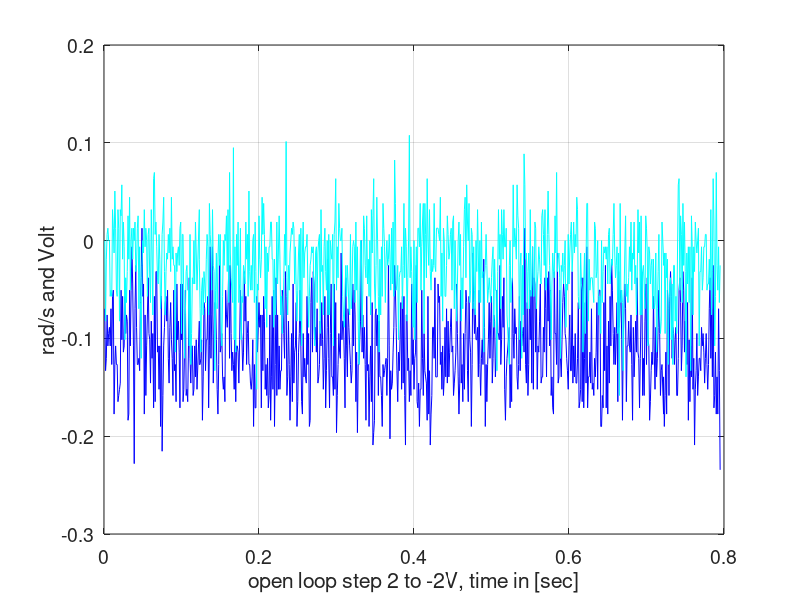

This figure's MATLAB source: (Note: this script raises an error after producing the figure.)
% plot af data dra regbot
clear
close all
%%
data1 = load('current_sensor_idle.txt');
data2 = load('current_sensor_idle2.txt');
data5 = load('current_sensor_3v_4v_1.txt');
data6 = load('current_sensor_2v_3v_2.txt');
data7 = load('current_sensor_2v_3v_3.txt');
data8 = load('current_sensor_2v_3v_4.txt');
data9 = load('current_sensor_2v_3v_5.txt');
data10 = (data6+data7+data8+data9)/4;
data11 = load('current_sensor_2v_3v_8.txt');
%%
data15 = load('current_sensor_3v_6v_1.txt');
data16 = load('current_sensor_-3v_6v_2.txt');
data17 = load('current_sensor_30rs_60rs_3.txt');
data18 = load('current_sensor_20rs_30rs_3.txt');
data19 = load('current_sensor_15rs_20rs_3.txt');

%  1    time 0.000 sec
%  2    mission (0) state 2
%  3  4 Motor velocity ref left, right: 2.00 2.00
%  5  6 Motor voltage [V] left, right: 2.0 2.0
%  7 10 Motor current left, right [A]: 0.002 -0.002 671 668
% 11 12 Encoder left, right: 0 0
% 13 14 Wheel velocity [r/s] left, right: 0.0000 0.0000
% 15    Battery voltage [V]: 3.15
%
%% plot motor current - idle no filter
figure(1)
n = size(data1,1);
hold off
plot(data1(1:n,1), (data1(1:n,9) - data1(1,10)) * 1.2/1024/.185, 'b');
hold on
plot(data1(1:n,1), (data1(1:n,10) - data1(1,10)) * 1.2/1024/.185, 'c');
set(gca,'FontSize',14)
grid on

xlabel('open loop step 2 to -2V, time in [sec]');
ylabel('rad/s and Volt')
legend('current left', 'current right',2)
%% plot motor current - no filter - 3v-4v open loop
figure(2)
n = size(data5,1);
hold off
plot(data5(1:n,1), (data5(1:n,9) - data5(1,9)) * 1.2/1024/.185, 'b');
hold on
plot(data5(1:n,1), -(data5(1:n,10) - data5(1,10)) * 1.2/1024/.185, 'c');
set(gca,'FontSize',14)
grid on
xlabel('open loop step 3 to 4V, time in [sec]');
ylabel('rad/s and Volt')
legend('current left', 'current right',2)
%% power spektrum af strømmåling
Fs = 1000; % sample frequency
n = size(data5,1)
x = data5(1:n,9) - data5(1,9);
x = data5(1:n,10) - data5(1,10);
xdft = fft(x);
xdft = xdft(1:n/2+1);
psdx = (1/(Fs*n)) * abs(xdft).^2;
psdx(2:end-1) = 2*psdx(2:end-1);
freq = 0:Fs/length(x):Fs/2;
figure(20)
plot(freq,10*log10(psdx))
grid on
title('Periodogram Using FFT')
xlabel('Frequency (Hz)')
ylabel('Power/Frequency (dB/Hz)')

%% plot motor current - 220nF filter - 2v-3v open loop
figure(3)
n = size(data6,1);
hold off
offset9 = mean(data11(:,9));
offset10 = mean(data11(:,10));
plot(data6(1:n,1), (data6(1:n,9) - offset9) * 1.2/1024/.185, 'b');
hold on
plot(data6(1:n,1), -(data6(1:n,10) - offset10) * 1.2/1024/.185, 'c');
plot(data7(1:n,1), -(data7(1:n,10) - offset10) * 1.2/1024/.185, 'c');
plot(data8(1:n,1), -(data8(1:n,10) - offset10) * 1.2/1024/.185, 'c');
plot(data9(1:n,1), -(data9(1:n,10) - offset10) * 1.2/1024/.185, 'c');
plot(data10(1:n,1), (data10(1:n,9) - offset9) * 1.2/1024/.185, 'r');
plot(data10(1:n,1), -(data10(1:n,10) - offset10) * 1.2/1024/.185, 'k');
set(gca,'FontSize',14)
grid on
xlabel('open loop step 2 to 3V, time in [sec]');
ylabel('rad/s and Volt')
legend('motor V', 'current left (x100)', 'current right (x100)', 'wheel left [r/s]', 'wheel rigth [r/s]',2)
%% plot motor current - 220nF filter - 3v-6v open loop
figure(4)
n = size(data6,1);
hold off
offset9 = mean(data11(:,9));
offset10 = mean(data11(:,10));
plot(data15(1:n,1), (data15(1:n,9) - offset9) * 1.2/1024/.185, 'b');
hold on
plot(data15(1:n,1), -(data15(1:n,10) - offset10) * 1.2/1024/.185, 'c');
plot(data15(1:n,1), data15(1:n,15)/10, 'k');
set(gca,'FontSize',14)
grid on
xlabel('open loop step 3 to 6V, time in [sec]');
ylabel('rad/s and Volt')
legend('current left', 'current right','batt voltage/10',2)
%% plot motor current - 220nF filter - 3v-6v open loop - and velocity
figure(4)
n = size(data16,1);
hold off
offset9 = mean(data11(:,9));
offset10 = mean(data11(:,10));
plot(data16(1:n,1), (data16(1:n,9) - offset9) * 1.2/1024/.185, 'b');
hold on
plot(data16(1:n,1), -(data16(1:n,10) - offset10) * 1.2/1024/.185, 'c');
plot(data16(1:n,1), data16(1:n,15)/10, 'k');
plot(data16(1:n,1), data16(1:n,13)/10, 'r');
plot(data16(1:n,1), data16(1:n,14)/10, 'g');
set(gca,'FontSize',14)
grid on
xlabel('open loop step -3 to 6V, time in [sec]');
ylabel('rad/s and Volt')
legend('current left', 'current right','batt voltage/10','vel-left/10','vel-right/10',2)
%% plot motor current - 220nF filter - 3v-6v open loop - and velocity
figure(5)
n = size(data17,1);
hold off
offset9 = mean(data11(:,9));
offset10 = mean(data11(:,10));
plot(data17(1:n,1), (data17(1:n,9) - offset9) * 1.2/1024/.185, 'b');
hold on
plot(data17(1:n,1), -(data17(1:n,10) - offset10) * 1.2/1024/.185, 'c');
plot(data17(1:n,1), data17(1:n,15)/10, 'k');
plot(data17(1:n,1), data17(1:n,13)/10, 'r');
plot(data17(1:n,1), data17(1:n,14)/10, 'g');
set(gca,'FontSize',14)
grid on
xlabel('closed loop step 30r/s to 60r/s, time in [sec]');
ylabel('rad/s and Volt')
legend('current left', 'current right','batt voltage/10','vel-left','vel-right',2)
%% plot motor current - 220nF filter - designed for not on ground
figure(6)
n = size(data17,1);
hold off
offset9 = mean(data11(:,9));
offset10 = mean(data11(:,10));
plot(data17(1:n,1), (data17(1:n,9) - offset9) * 1.2/1024/.185, 'b');
hold on
plot(data17(1:n,1), -(data17(1:n,10) - offset10) * 1.2/1024/.185, 'c');
plot(data17(1:n,1), data17(1:n,15)/10, 'k');
plot(data17(1:n,1), data17(1:n,13)/10, 'r');
plot(data17(1:n,1), data17(1:n,14)/10, 'g');
set(gca,'FontSize',14)
grid on
xlabel('closed loop step 20r/s to 30r/s, time in [sec]');
ylabel('rad/s and Volt')
legend('current left', 'current right','batt voltage/10','vel-left','vel-right',2)
%% plot motor current - 220nF filter - designed for not on ground
figure(7)
n = size(data17,1);
hold off
offset9 = mean(data11(:,9));
offset10 = mean(data11(:,10));
plot(data18(1:n,1), (data18(1:n,9) - offset9) * 1.2/1024/.185, 'b');
hold on
plot(data18(1:n,1), -(data18(1:n,10) - offset10) * 1.2/1024/.185, 'c');
plot(data18(1:n,1), data18(1:n,15)/10, 'k');
plot(data18(1:n,1), data18(1:n,13)/10, 'r');
plot(data18(1:n,1), data18(1:n,14)/10, 'g');
set(gca,'FontSize',14)
grid on
xlabel('closed loop step 15r/s to 20r/s, time in [sec]');
ylabel('rad/s and Volt')
legend('current left', 'current right','batt voltage/10','vel-left/10','vel-right/10',2)
